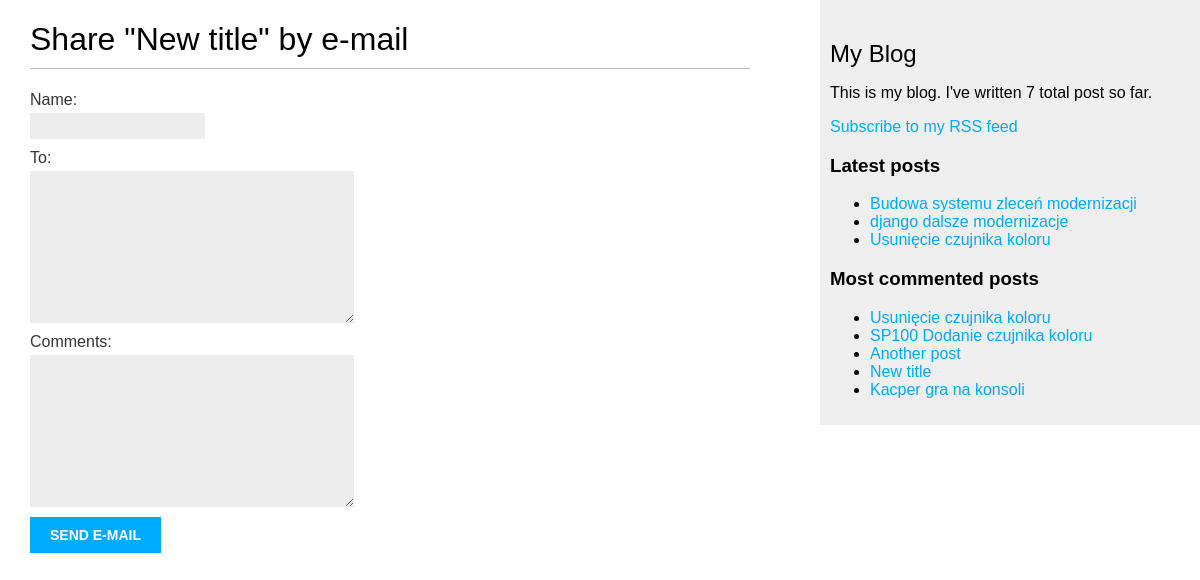
/blog/5/share/, run on the app's committed database.
### blog/models.py (models this page shows, shortened)
class Post(models.Model):
    STATUS_CHOICES = (('draft', 'Draft'),
                      ('published', 'Published'),)
    title = models.CharField(max_length=250)
    slug = models.SlugField(max_length=250, unique_for_date='publish')
    author = models.ForeignKey(User, on_delete=models.CASCADE, related_name='blog_posts')
    body = models.TextField()
    publish = models.DateTimeField(default=timezone.now())
    created = models.DateTimeField(auto_now_add=True)
    updated = models.DateTimeField(auto_now=True)
    status = models.CharField(max_length=10, choices=STATUS_CHOICES, default='draft')
    class Meta:
        ordering = ('-publish',)
    objects = models.Manager()  # The default manager.
    published = PublishedManager()
    drafted = DraftedManager()
    def get_absolute_url(self):
        return reverse('blog:post_detail',
                       args=[self.publish.year,
                             self.publish.month,
                             self.publish.day,
                             self.slug])
    tags = TaggableManager()

### blog/views.py (the view)
# urls.py: path('<int:post_id>/share/', views.post_share, name='post_share'),
def post_share(request, post_id):
    post = get_object_or_404(Post, id=post_id)
    sent = False
    if request.method == 'POST':
        form = EmailPostForm(request.POST)
        if form.is_valid():
            cd = form.cleaned_data
            post_url = request.build_absolute_uri(post.get_absolute_url())
            subject = f"{cd['name']} recommends you read {post.title}"
            message = f"Read {post.title} at {post_url}\n\n" \
                      f"{cd['name']}\'s comments: {cd['comments']}"
            send_mail(subject, message, 'admin@myblog.com', [cd['to']])
            sent = True
    else:
        form = EmailPostForm()
    return render(request, 'blog/post/share.html', {'post': post,
                                                    'form': form,
                                                    'sent': sent})

### blog/forms.py
class EmailPostForm(forms.Form):
    name = forms.CharField(max_length=25)
    email = forms.EmailField
    to = forms.CharField(required=False, widget=forms.Textarea)
    comments = forms.CharField(required=False, widget=forms.Textarea)

### blog/models.py (called while the page is built)
    def get_queryset(self):
        return super(PublishedManager, self).get_queryset().filter(status='published')

### blog/templatetags/blog_tags.py (called while the page is built)
@register.simple_tag
def total_posts():
    return Post.published.count()

@register.inclusion_tag('blog/post/latest_posts.html')
def show_latest_posts(count=5):
    latest_posts = Post.published.order_by('-publish')[:count]
    return {'latest_posts': latest_posts}

@register.simple_tag
def get_most_commented_posts(count=5):
    return Post.published.annotate(total_comments=Count('comments')).order_by('-total_comments')[:count]

### templates/blog/post/share.html (shortened to what this page needs)
{% extends "blog/base.html" %}
{% block content %}
    {% if sent %}
        <h1>E-mail successfully sent</h1>
        <p>
            "{{ post.title }}" was successfully sent to {{ form.cleaned_data.to }}.
        </p>
    {% else %}
        <h1>Share "{{ post.title }}" by e-mail</h1>
        <form method="post">
            {{ form.as_p }}
            <input type="submit" value="Send e-mail">
        </form>
    {% endif %}
{% endblock %}

### templates/blog/base.html (shortened to what this page needs)
{% load blog_tags %}
{% load static %}
<!doctype html>
<html lang="en">
<head>
    <link href="{% static "css/blog.css" %}" rel="stylesheet">
</head>
<body>
<div id="content">
    {% block content %}
    {% endblock %}
</div>
<div id="sidebar">
    <h2>My Blog</h2>
    <p>This is my blog. I've written {% total_posts %} total post so far.</p>
    <p>
        <a href="{% url "blog:post_feed" %}">Subscribe to my RSS feed</a>
    </p>
    <h3>Latest posts</h3>
    {% show_latest_posts 3 %}
    <h3>Most commented posts</h3>
    {% get_most_commented_posts as most_commented_posts %}
    <ul>
        {% for post in most_commented_posts %}
            <li>
                <a href="{{ post.get_absolute_url }}">{{ post.title }}</a>
            </li>
        {% endfor %}
    </ul>
</div>
</body>
</html>

### templates/blog/post/latest_posts.html
<ul>
    {% for post in latest_posts %}
        <li>
            <a href="{{ post.get_absolute_url }}">{{ post.title }}</a>
        </li>
    {% endfor %}
</ul>

### blog/static/css/blog.css (style rules this page uses)
body { margin: 0; padding: 0; font-family: helvetica, sans-serif; }
a { color: #00abff; text-decoration: none; }
h1 { font-weight: normal; border-bottom: 1px solid #bbb; padding: 0 0 10px 0; }
h2 { font-weight: normal; margin: 30px 0 0; }
#content { float: left; width: 60%; padding: 0 0 0 30px; }
#sidebar { float: right; width: 30%; padding: 10px; background: #efefef; height: 100%; }
label { float: left; clear: both; color: #333; margin-bottom: 4px; }
input, textarea { clear: both; float: left; margin: 0 0 10px; background: #ededed; border: 0; padding: 6px 10px; font-size: 12px; }
input[type=submit] { font-weight: bold; background: #00abff; color: #fff; padding: 10px 20px; font-size: 14px; text-transform: uppercase; }

### data on the page
Post: title "New title"
Post: title "Budowa systemu zleceń modernizacji"
Post: title "django dalsze modernizacje"
Post: title "Usunięcie czujnika koloru"
Post: title "SP100 Dodanie czujnika koloru"
Post: title "Another post"
Post: title "Kacper gra na konsoli"
